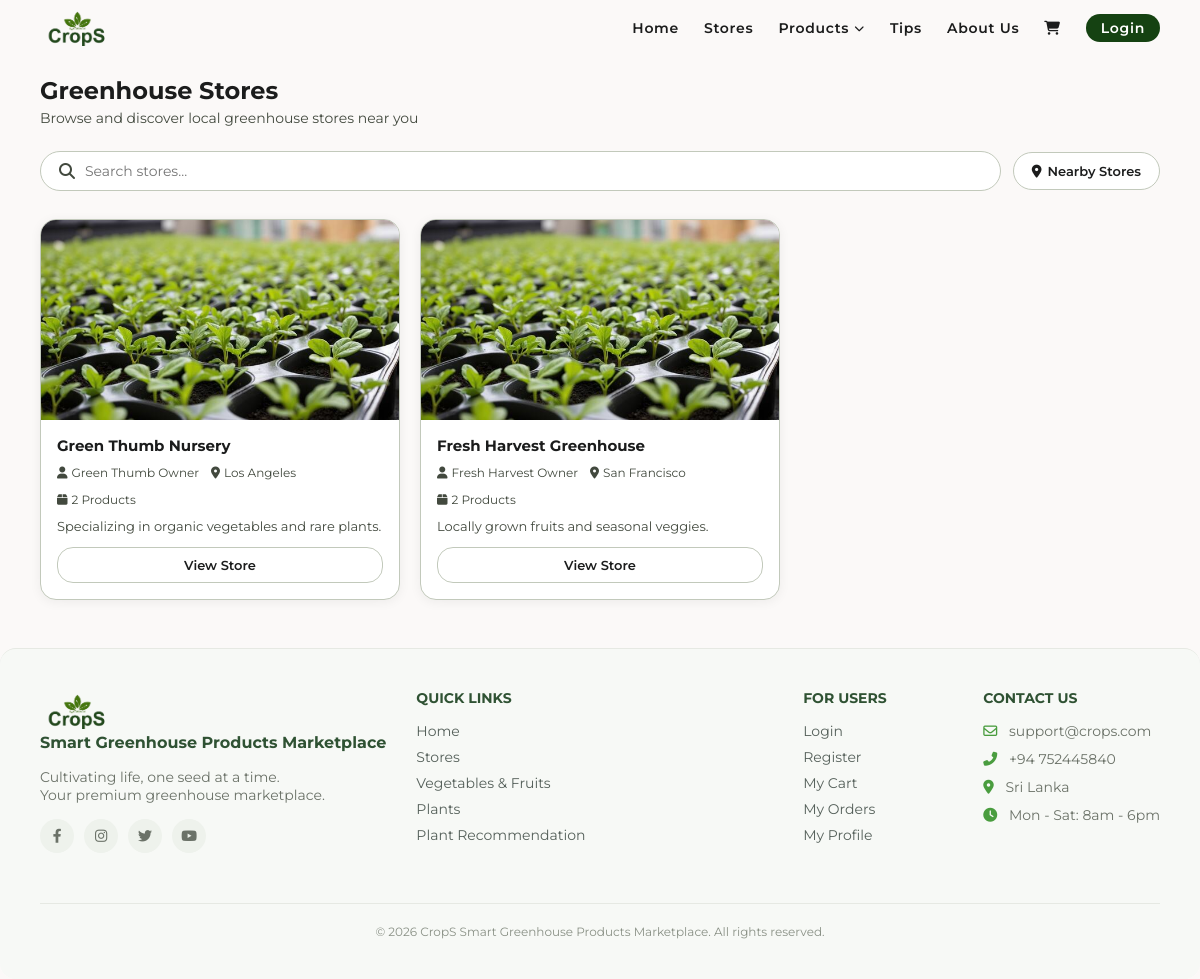
The app's page /stores.php, older data.
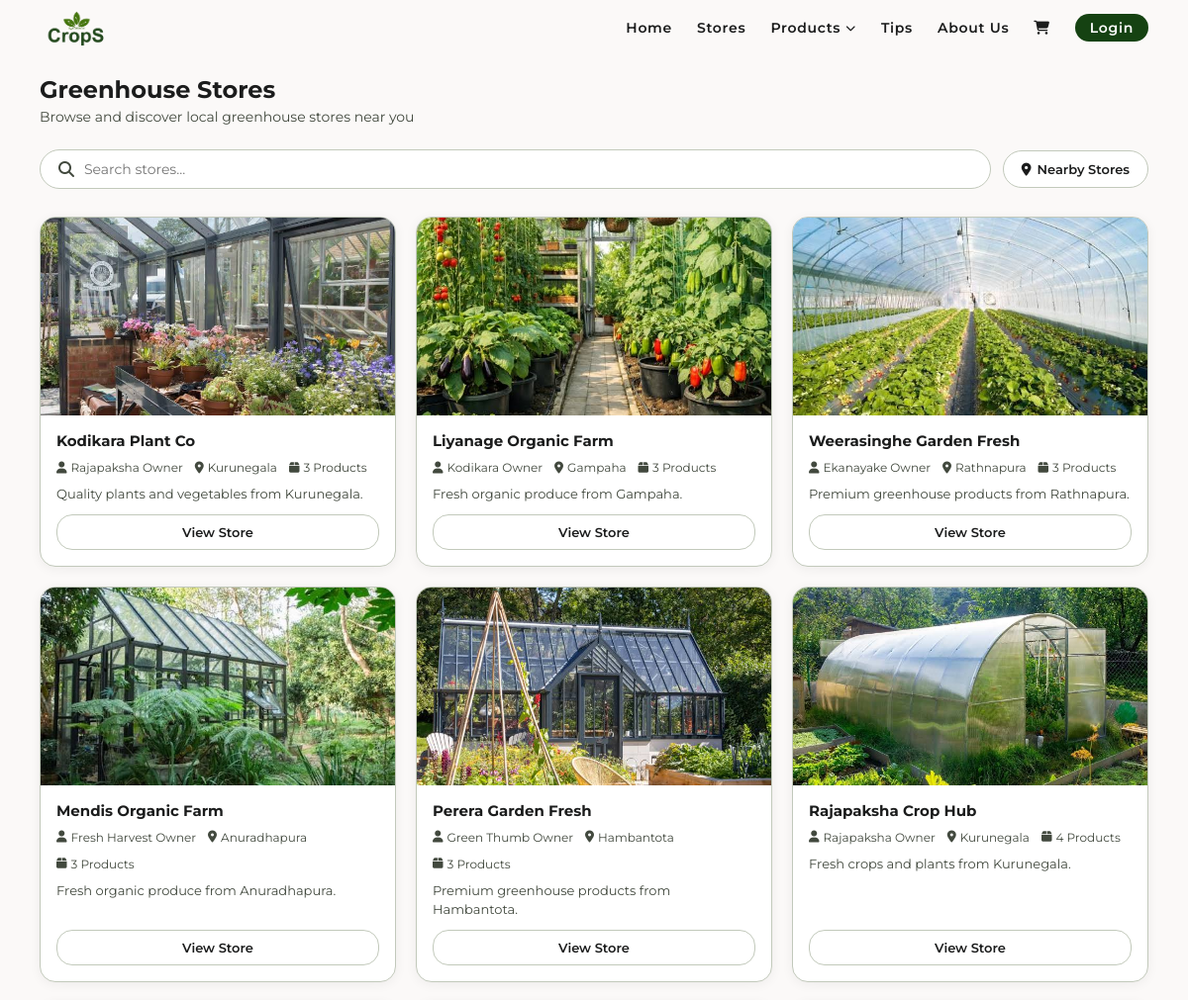
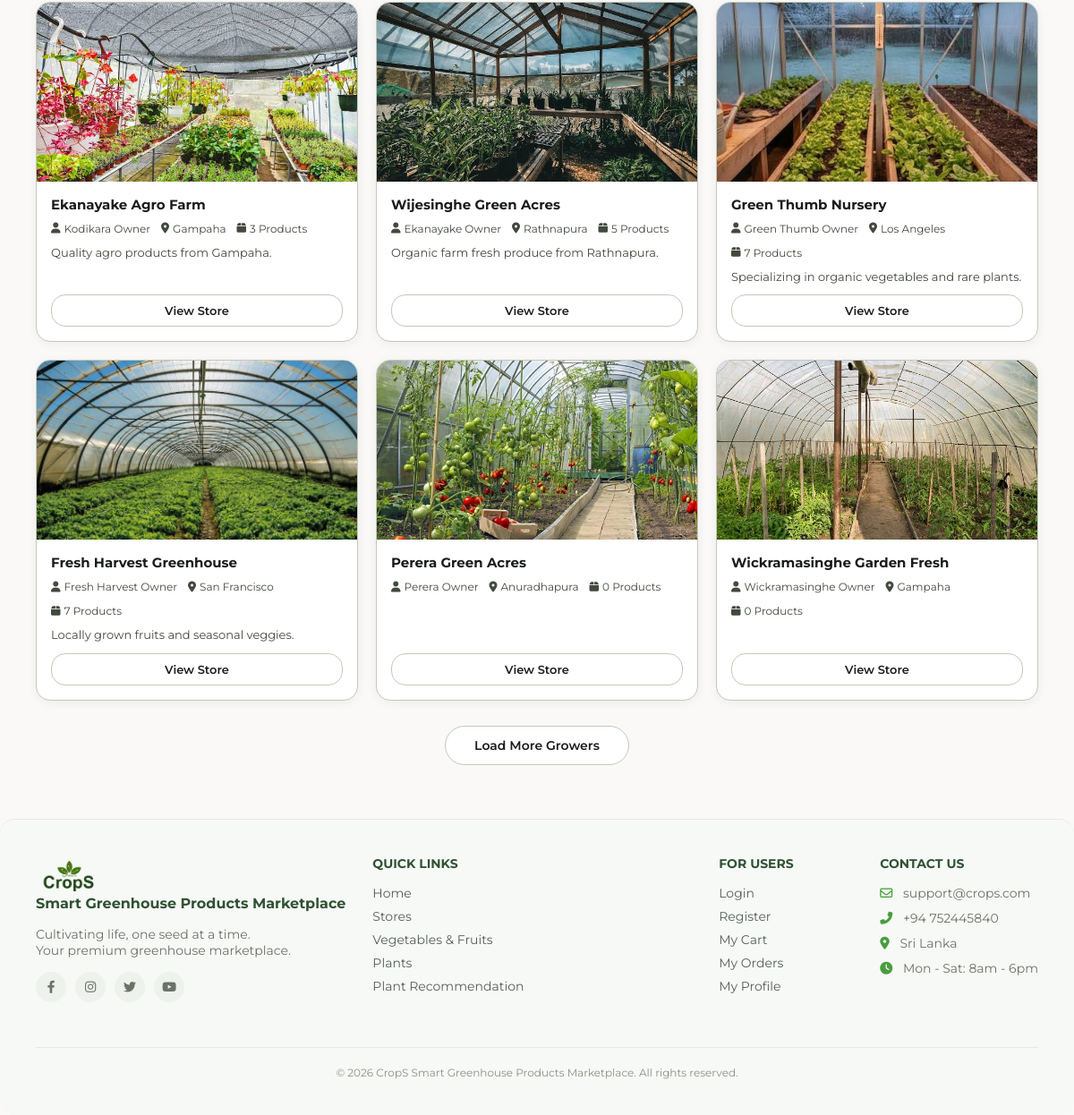
The same page, newer data (2 pictures, top to bottom).
### tables this page shows
CREATE TABLE `stores` (
  `id` int(11) NOT NULL,
  `owner_id` int(11) NOT NULL,
  `store_name` varchar(100) NOT NULL,
  `description` text DEFAULT NULL,
  `city` varchar(50) NOT NULL,
  `image` varchar(255) DEFAULT NULL,
  `created_at` timestamp NOT NULL DEFAULT current_timestamp()
);

CREATE TABLE `users` (
  `id` int(11) NOT NULL,
  `full_name` varchar(100) NOT NULL,
  `email` varchar(100) NOT NULL,
  `password` varchar(255) NOT NULL,
  `role` enum('admin','owner','customer') NOT NULL DEFAULT 'customer',
  `city` varchar(50) NOT NULL,
  `address` text DEFAULT NULL,
  `gap_certificate` varchar(255) DEFAULT NULL,
  `created_at` timestamp NOT NULL DEFAULT current_timestamp()
);

### stores.php (the view, shortened to what this page needs)
<?php
include 'includes/header.php';
include 'includes/dbConnection.php';
$store_id = isset($_GET['id']) ? (int)$_GET['id'] : 0;
if ($store_id === 0) {
    $search = isset($_GET['search']) ? trim($_GET['search']) : '';
    $nearby = isset($_GET['nearby']) ? true : false;
    $sql = "SELECT stores.*,
                   users.full_name AS owner_name,
                   COUNT(DISTINCT products.id) AS product_count,
                   ROUND(AVG(reviews.rating), 1) AS avg_rating
            FROM stores
            JOIN users ON stores.owner_id = users.id
            LEFT JOIN products ON products.store_id = stores.id
            LEFT JOIN reviews ON reviews.store_id = stores.id
            WHERE 1=1";
    $params = [];
    $sql .= " GROUP BY stores.id ORDER BY stores.created_at DESC";
    $stmt = $pdo->prepare($sql);
    $stmt->execute($params);
    $stores = $stmt->fetchAll();
?>
<div class="main-wrapper">
    <div class="page-header">
        <h2>Greenhouse Stores</h2>
        <p>Browse and discover local greenhouse stores near you</p>
    </div>
    <form method="GET" action="stores.php" class="stores-search-form" id="searchForm">
        <div class="stores-search-row">
            <div class="stores-search-wrapper">
                <div class="stores-search-box">
                    <i class="fas fa-search"></i>
                    <input
                        type="text"
                        name="search"
                        id="searchInput"
                        placeholder="Search stores..."
                        value="<?php echo htmlspecialchars($search); ?>"
                        autocomplete="off"
                    >
                </div>
            </div>
            <?php if ($nearby): ?>
                <a href="stores.php<?php echo $search ? '?search='.urlencode($search) : ''; ?>"
                   class="btn-nearby active">
                    <i class="fas fa-check-circle"></i> Nearby Stores
                </a>
            <?php else: ?>
                <button type="submit" name="nearby" value="1" class="btn-nearby">
                    <i class="fas fa-location-dot"></i> Nearby Stores
                </button>
            <?php endif; ?>
        </div>
    </form>
    <?php if (count($stores) > 0): ?>
        <div class="stores-grid" id="storesGrid">
            <?php foreach ($stores as $index => $store): ?>
                <a href="stores.php?id=<?php echo $store['id']; ?>"
                   class="store-card <?php echo $index >= 4 ? 'hidden-card' : ''; ?>">
                    <div class="store-card-image">
                        <?php if (!empty($store['image'])): ?>
                            <img src="static/images/stores/<?php echo htmlspecialchars($store['image']); ?>"
                                 alt="<?php echo htmlspecialchars($store['store_name']); ?>">
                        <?php else: ?>
                            <img src="static/images/image2.jpg" alt="Store">
                        <?php endif; ?>
                    </div>
                    <div class="store-card-content">
                        <h3 class="store-name"><?php echo htmlspecialchars($store['store_name']); ?></h3>
                        <div class="store-meta">
                            <span><i class="fas fa-user"></i> <?php echo htmlspecialchars($store['owner_name']); ?></span>
                            <span><i class="fas fa-location-dot"></i> <?php echo htmlspecialchars($store['city']); ?></span>
                            <span><i class="fas fa-box"></i> <?php echo $store['product_count']; ?> Products</span>
                        </div>
                        <?php if (!empty($store['description'])): ?>
                            <p class="store-description">
                                <?php
                                    $desc = $store['description'];
                                    echo htmlspecialchars(strlen($desc) > 120 ? substr($desc, 0, 120).'...' : $desc);
                                ?>
                            </p>
                        <?php endif; ?>
                        <span class="btn-view-store">View Store</span>
                    </div>
                </a>
            <?php endforeach; ?>
        </div>
        <?php if (count($stores) > 4): ?>
            <div class="load-more-wrap">
                <button class="btn-load-more" id="loadMoreBtn" onclick="loadMoreStores()">
                    Load More Growers
                </button>
            </div>
        <?php endif; ?>
    <?php endif; ?>
</div>
<?php
include 'includes/footer.php';
exit;
}
?>
<?php include 'includes/footer.php'; ?>

Row changes from the older to the newer data that the page shows:
added stores: image (picture), store_name "Kodikara Plant Co", owner.full_name "Rajapaksha Owner", city "Kurunegala", product_count "3", description "Quality plants and vegetables from Kurunegala."
added stores: image (picture), store_name "Liyanage Organic Farm", owner.full_name "Kodikara Owner", city "Gampaha", product_count "3", description "Fresh organic produce from Gampaha."
added stores: image (picture), store_name "Weerasinghe Garden Fresh", owner.full_name "Ekanayake Owner", city "Rathnapura", product_count "3", description "Premium greenhouse products from Rathnapura."
added stores: image (picture), store_name "Mendis Organic Farm", owner.full_name "Fresh Harvest Owner", city "Anuradhapura", product_count "3", description "Fresh organic produce from Anuradhapura."
added stores: image (picture), store_name "Perera Garden Fresh", owner.full_name "Green Thumb Owner", city "Hambantota", product_count "3", description "Premium greenhouse products from Hambantota."
added stores: image (picture), store_name "Rajapaksha Crop Hub", owner.full_name "Rajapaksha Owner", city "Kurunegala", product_count "4", description "Fresh crops and plants from Kurunegala."
added stores: image (picture), store_name "Ekanayake Agro Farm", owner.full_name "Kodikara Owner", city "Gampaha", product_count "3", description "Quality agro products from Gampaha."
added stores: image (picture), store_name "Wijesinghe Green Acres", owner.full_name "Ekanayake Owner", city "Rathnapura", product_count "5", description "Organic farm fresh produce from Rathnapura."
changed stores "Green Thumb Nursery": image: picture added; product_count "2" → "7"
changed stores "Fresh Harvest Greenhouse": image: picture added; product_count "2" → "7"
added stores: image (picture), store_name "Perera Green Acres", owner.full_name "Perera Owner", city "Anuradhapura", product_count "0"
added stores: image (picture), store_name "Wickramasinghe Garden Fresh", owner.full_name "Wickramasinghe Owner", city "Gampaha", product_count "0"
Text that changed along with them:
text now shown: "Load More Growers"
